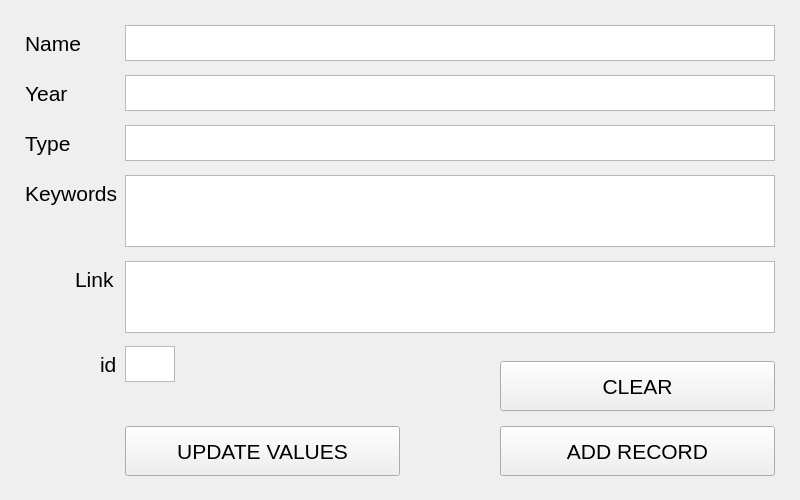
<?xml version="1.0" encoding="UTF-8"?>
<ui version="4.0">
 <class>FormDBUpdater</class>
 <widget class="QWidget" name="FormDBUpdater">
  <property name="geometry">
   <rect>
    <x>0</x>
    <y>0</y>
    <width>800</width>
    <height>500</height>
   </rect>
  </property>
  <property name="windowTitle">
   <string>Update Database</string>
  </property>
  <widget class="QPlainTextEdit" name="plainTextEditName">
   <property name="geometry">
    <rect>
     <x>125</x>
     <y>25</y>
     <width>650</width>
     <height>36</height>
    </rect>
   </property>
   <property name="font">
    <font>
     <pointsize>16</pointsize>
    </font>
   </property>
   <property name="plainText">
    <string/>
   </property>
  </widget>
  <widget class="QLabel" name="labelName">
   <property name="geometry">
    <rect>
     <x>25</x>
     <y>25</y>
     <width>75</width>
     <height>36</height>
    </rect>
   </property>
   <property name="font">
    <font>
     <pointsize>16</pointsize>
    </font>
   </property>
   <property name="text">
    <string>Name</string>
   </property>
  </widget>
  <widget class="QPlainTextEdit" name="plainTextEditYear">
   <property name="geometry">
    <rect>
     <x>125</x>
     <y>75</y>
     <width>650</width>
     <height>36</height>
    </rect>
   </property>
   <property name="font">
    <font>
     <pointsize>16</pointsize>
    </font>
   </property>
   <property name="plainText">
    <string/>
   </property>
  </widget>
  <widget class="QLabel" name="labelYear">
   <property name="geometry">
    <rect>
     <x>25</x>
     <y>75</y>
     <width>100</width>
     <height>36</height>
    </rect>
   </property>
   <property name="font">
    <font>
     <pointsize>16</pointsize>
    </font>
   </property>
   <property name="text">
    <string>Year</string>
   </property>
  </widget>
  <widget class="QPlainTextEdit" name="plainTextEditType">
   <property name="geometry">
    <rect>
     <x>125</x>
     <y>125</y>
     <width>650</width>
     <height>36</height>
    </rect>
   </property>
   <property name="font">
    <font>
     <pointsize>16</pointsize>
    </font>
   </property>
   <property name="plainText">
    <string/>
   </property>
  </widget>
  <widget class="QLabel" name="labelType">
   <property name="geometry">
    <rect>
     <x>25</x>
     <y>125</y>
     <width>100</width>
     <height>36</height>
    </rect>
   </property>
   <property name="font">
    <font>
     <pointsize>16</pointsize>
    </font>
   </property>
   <property name="text">
    <string>Type</string>
   </property>
  </widget>
  <widget class="QPlainTextEdit" name="plainTextEditKeywords">
   <property name="geometry">
    <rect>
     <x>125</x>
     <y>175</y>
     <width>650</width>
     <height>72</height>
    </rect>
   </property>
   <property name="font">
    <font>
     <pointsize>16</pointsize>
    </font>
   </property>
   <property name="plainText">
    <string/>
   </property>
  </widget>
  <widget class="QLabel" name="labelKeywords">
   <property name="geometry">
    <rect>
     <x>25</x>
     <y>175</y>
     <width>100</width>
     <height>36</height>
    </rect>
   </property>
   <property name="font">
    <font>
     <pointsize>16</pointsize>
    </font>
   </property>
   <property name="text">
    <string>Keywords</string>
   </property>
  </widget>
  <widget class="QPlainTextEdit" name="plainTextEditLink">
   <property name="geometry">
    <rect>
     <x>125</x>
     <y>261</y>
     <width>650</width>
     <height>72</height>
    </rect>
   </property>
   <property name="font">
    <font>
     <pointsize>16</pointsize>
    </font>
   </property>
   <property name="plainText">
    <string/>
   </property>
  </widget>
  <widget class="QLabel" name="labelLink">
   <property name="geometry">
    <rect>
     <x>75</x>
     <y>261</y>
     <width>50</width>
     <height>36</height>
    </rect>
   </property>
   <property name="font">
    <font>
     <pointsize>16</pointsize>
    </font>
   </property>
   <property name="text">
    <string>Link</string>
   </property>
  </widget>
  <widget class="QPushButton" name="pushButtonAddRecord">
   <property name="geometry">
    <rect>
     <x>500</x>
     <y>426</y>
     <width>275</width>
     <height>50</height>
    </rect>
   </property>
   <property name="font">
    <font>
     <pointsize>16</pointsize>
     <weight>50</weight>
     <bold>false</bold>
    </font>
   </property>
   <property name="text">
    <string>ADD RECORD</string>
   </property>
  </widget>
  <widget class="QLabel" name="labelRecordAdded">
   <property name="geometry">
    <rect>
     <x>188</x>
     <y>350</y>
     <width>300</width>
     <height>50</height>
    </rect>
   </property>
   <property name="font">
    <font>
     <pointsize>16</pointsize>
    </font>
   </property>
   <property name="text">
    <string/>
   </property>
   <property name="alignment">
    <set>Qt::AlignHCenter|Qt::AlignTop</set>
   </property>
  </widget>
  <widget class="QPushButton" name="pushButtonClearFields">
   <property name="geometry">
    <rect>
     <x>500</x>
     <y>361</y>
     <width>275</width>
     <height>50</height>
    </rect>
   </property>
   <property name="font">
    <font>
     <pointsize>16</pointsize>
     <weight>50</weight>
     <bold>false</bold>
    </font>
   </property>
   <property name="text">
    <string>CLEAR</string>
   </property>
  </widget>
  <widget class="QPlainTextEdit" name="plainTextEditId">
   <property name="geometry">
    <rect>
     <x>125</x>
     <y>346</y>
     <width>50</width>
     <height>36</height>
    </rect>
   </property>
   <property name="font">
    <font>
     <pointsize>16</pointsize>
    </font>
   </property>
   <property name="plainText">
    <string/>
   </property>
  </widget>
  <widget class="QLabel" name="labelLink_2">
   <property name="geometry">
    <rect>
     <x>100</x>
     <y>346</y>
     <width>25</width>
     <height>36</height>
    </rect>
   </property>
   <property name="font">
    <font>
     <pointsize>16</pointsize>
    </font>
   </property>
   <property name="text">
    <string>id</string>
   </property>
  </widget>
  <widget class="QPushButton" name="pushButtonUpdateValues">
   <property name="geometry">
    <rect>
     <x>125</x>
     <y>426</y>
     <width>275</width>
     <height>50</height>
    </rect>
   </property>
   <property name="font">
    <font>
     <pointsize>16</pointsize>
     <weight>50</weight>
     <bold>false</bold>
    </font>
   </property>
   <property name="text">
    <string>UPDATE VALUES</string>
   </property>
  </widget>
 </widget>
 <resources/>
 <connections/>
</ui>
